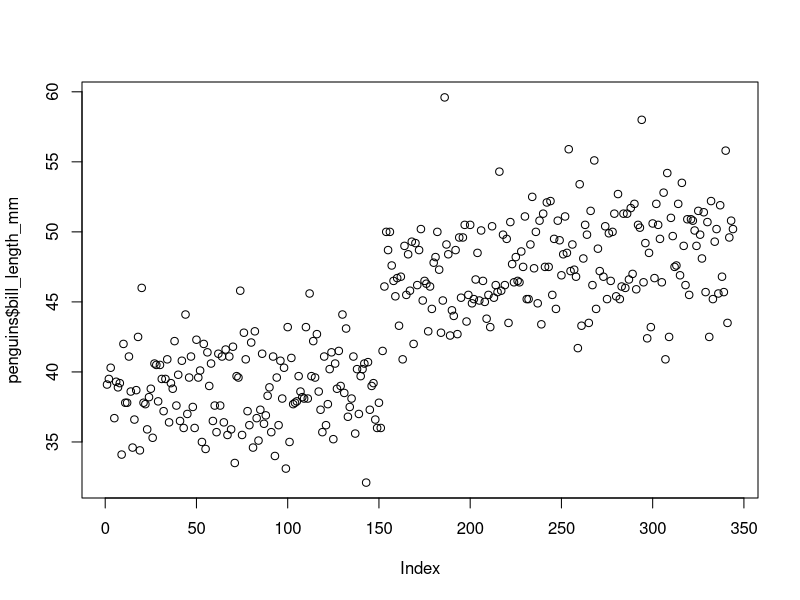

Source code (R):
## ---- chunk 1
knitr::opts_chunk$set(echo = TRUE)
library(palmerpenguins)
summary(penguins)
## ---- chunk 2
summary(penguins)
## ---- chunk 3
plot(penguins$bill_length_mm)
